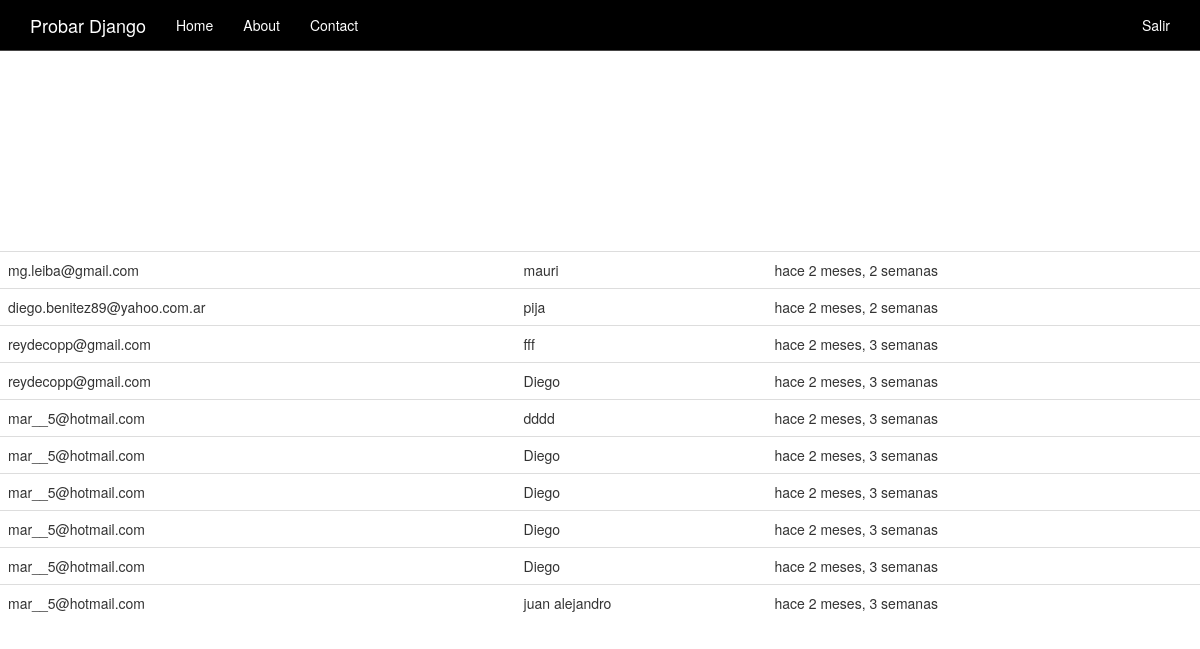
Page / (signed in) on the earlier database version.
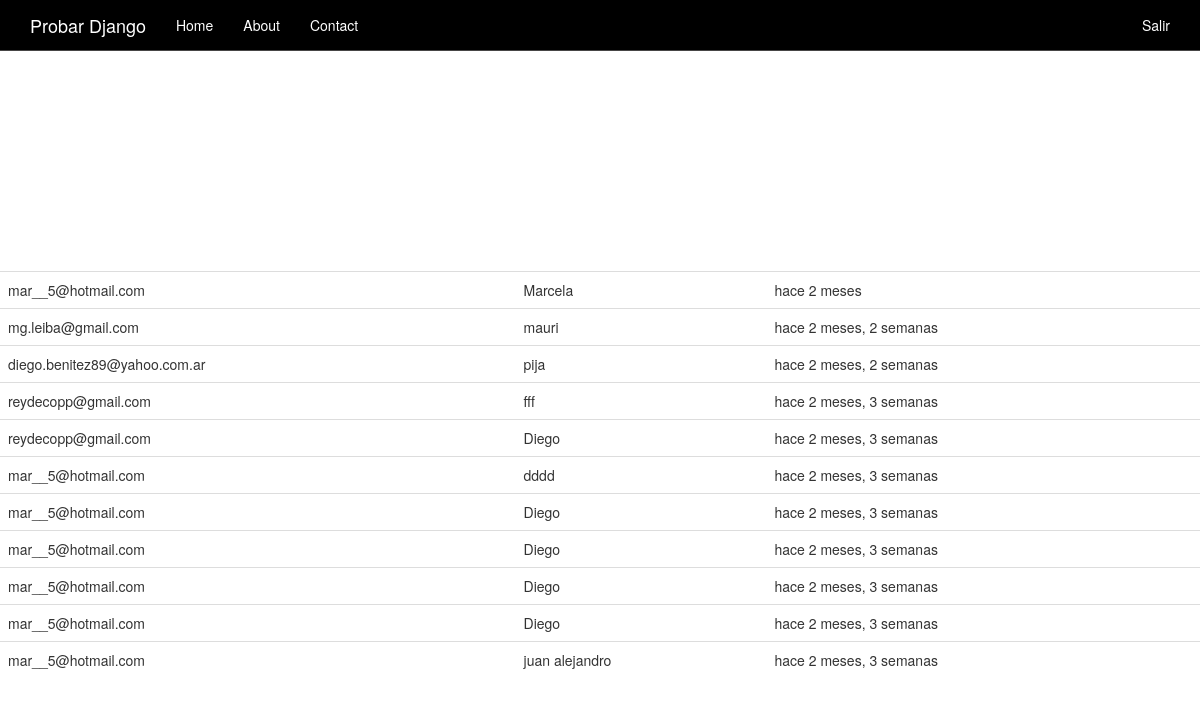
Same page on the later database version.
### boletin/models.py (models this page shows, shortened)
class Registrado(models.Model):
    nombre = models.CharField(max_length=100, blank=True, null=True)
    email = models.EmailField()
    timestamp = models.DateTimeField(auto_now_add=True, auto_now=False)
    def __str__(self):
        return self.email

### boletin/views.py (the view, shortened to what this page needs)
# urls.py: path('', views.inicio, name='inicio'),
def inicio(request):
    titulo = "Bienvenidos"
    if request.user.is_authenticated:
        titulo = "Bienvenid@ %s" %(request.user)
    form = RegModelForm(request.POST or None)
    context = {
                "titulo": titulo,
                "el_form": form,
            }
    if request.user.is_authenticated and request.user.is_staff:
        queryset = Registrado.objects.all().order_by("-timestamp")
        context = {
            "queryset": queryset,
        }
    return render(request, "inicio.html", context)

### templates/inicio.html (shortened to what this page needs)
{% extends "base.html" %}
{% load crispy_forms_tags %}
{% block jumbotron %}
{% if request.user.is_staff %}
<table class="table">
{% for instance in queryset %}
<tr><td>{{ instance }}</td><td>{{ instance.nombre}}</td><td>hace {{ instance.timestamp|timesince}}</td></tr> </br>
{% endfor %}
</table>
{% endif %}
{% endblock %}

Differences in the rows shown:
added Registrado: email "mar__5@hotmail.com", nombre "Marcela", timestamp "2 meses"
